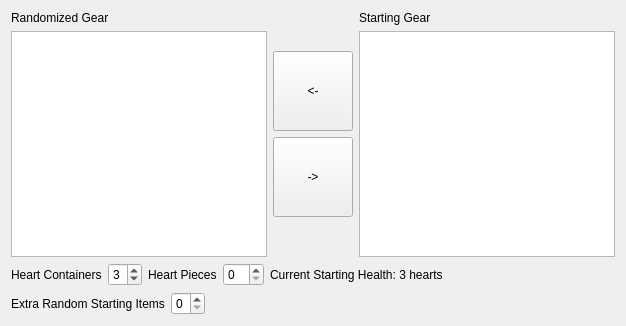
          <widget class="QWidget" name="tab_starting_items">
           <property name="enabled">
            <bool>true</bool>
           </property>
           <attribute name="title">
            <string>Starting Items</string>
           </attribute>
           <layout class="QVBoxLayout" name="verticalLayout_4">
            <item>
             <layout class="QHBoxLayout" name="horizontalLayout_6">
              <item>
               <layout class="QVBoxLayout" name="verticalLayout_5">
                <item>
                 <widget class="QLabel" name="label_for_randomized_gear">
                  <property name="text">
                   <string>Randomized Gear</string>
                  </property>
                 </widget>
                </item>
                <item>
                 <widget class="QListView" name="randomized_gear">
                  <property name="editTriggers">
                   <set>QAbstractItemView::EditTrigger::NoEditTriggers</set>
                  </property>
                  <property name="selectionMode">
                   <enum>QAbstractItemView::SelectionMode::ExtendedSelection</enum>
                  </property>
                 </widget>
                </item>
               </layout>
              </item>
              <item>
               <layout class="QVBoxLayout" name="verticalLayout_6">
                <item>
                 <spacer name="verticalSpacer">
                  <property name="orientation">
                   <enum>Qt::Orientation::Vertical</enum>
                  </property>
                  <property name="sizeHint" stdset="0">
                   <size>
                    <width>20</width>
                    <height>40</height>
                   </size>
                  </property>
                 </spacer>
                </item>
                <item>
                 <widget class="QPushButton" name="remove_gear">
                  <property name="minimumSize">
                   <size>
                    <width>0</width>
                    <height>80</height>
                   </size>
                  </property>
                  <property name="text">
                   <string>&lt;-</string>
                  </property>
                 </widget>
                </item>
                <item>
                 <widget class="QPushButton" name="add_gear">
                  <property name="minimumSize">
                   <size>
                    <width>0</width>
                    <height>80</height>
                   </size>
                  </property>
                  <property name="text">
                   <string>-&gt;</string>
                  </property>
                 </widget>
                </item>
                <item>
                 <spacer name="verticalSpacer_2">
                  <property name="orientation">
                   <enum>Qt::Orientation::Vertical</enum>
                  </property>
                  <property name="sizeHint" stdset="0">
                   <size>
                    <width>20</width>
                    <height>40</height>
                   </size>
                  </property>
                 </spacer>
                </item>
               </layout>
              </item>
              <item>
               <layout class="QVBoxLayout" name="verticalLayout_7">
                <item>
                 <widget class="QLabel" name="label_for_starting_gear">
                  <property name="text">
                   <string>Starting Gear</string>
                  </property>
                 </widget>
                </item>
                <item>
                 <widget class="QListView" name="starting_gear">
                  <property name="editTriggers">
                   <set>QAbstractItemView::EditTrigger::NoEditTriggers</set>
                  </property>
                  <property name="selectionMode">
                   <enum>QAbstractItemView::SelectionMode::ExtendedSelection</enum>
                  </property>
                 </widget>
                </item>
               </layout>
              </item>
             </layout>
            </item>
            <item>
             <layout class="QHBoxLayout" name="horizontalLayout_7">
              <item>
               <widget class="QLabel" name="label_for_starting_hcs">
                <property name="text">
                 <string>Heart Containers</string>
                </property>
               </widget>
              </item>
              <item>
               <widget class="QSpinBox" name="starting_hcs">
                <property name="layoutDirection">
                 <enum>Qt::LayoutDirection::LeftToRight</enum>
                </property>
                <property name="minimum">
                 <number>1</number>
                </property>
                <property name="maximum">
                 <number>9</number>
                </property>
                <property name="value">
                 <number>3</number>
                </property>
                <property name="displayIntegerBase">
                 <number>10</number>
                </property>
               </widget>
              </item>
              <item>
               <widget class="QLabel" name="label_for_starting_pohs">
                <property name="text">
                 <string>Heart Pieces</string>
                </property>
               </widget>
              </item>
              <item>
               <widget class="QSpinBox" name="starting_pohs">
                <property name="maximum">
                 <number>44</number>
                </property>
                <property name="value">
                 <number>0</number>
                </property>
                <property name="displayIntegerBase">
                 <number>10</number>
                </property>
               </widget>
              </item>
              <item>
               <widget class="QLabel" name="current_health">
                <property name="text">
                 <string>Current Starting Health: 3 hearts</string>
                </property>
               </widget>
              </item>
              <item>
               <spacer name="horizontalSpacer_3">
                <property name="orientation">
                 <enum>Qt::Orientation::Horizontal</enum>
                </property>
                <property name="sizeHint" stdset="0">
                 <size>
                  <width>40</width>
                  <height>20</height>
                 </size>
                </property>
               </spacer>
              </item>
             </layout>
            </item>
            <item>
             <layout class="QHBoxLayout" name="horizontalLayout_random_starting_items">
              <item>
               <widget class="QLabel" name="label_for_num_extra_starting_items">
                <property name="text">
                 <string>Extra Random Starting Items</string>
                </property>
               </widget>
              </item>
              <item>
               <widget class="QSpinBox" name="num_extra_starting_items">
                <property name="layoutDirection">
                 <enum>Qt::LayoutDirection::LeftToRight</enum>
                </property>
                <property name="maximum">
                 <number>3</number>
                </property>
                <property name="value">
                 <number>0</number>
                </property>
                <property name="displayIntegerBase">
                 <number>10</number>
                </property>
               </widget>
              </item>
              <item>
               <spacer name="horizontalSpacer_random_starting_item">
                <property name="orientation">
                 <enum>Qt::Orientation::Horizontal</enum>
                </property>
                <property name="sizeHint" stdset="0">
                 <size>
                  <width>40</width>
                  <height>20</height>
                 </size>
                </property>
               </spacer>
              </item>
             </layout>
            </item>
           </layout>
          </widget>
